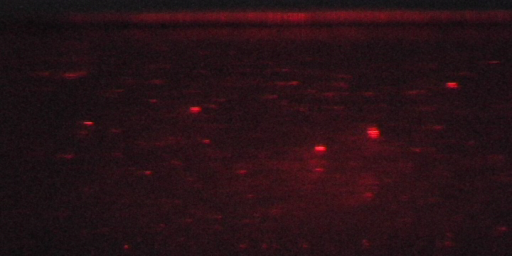
#> input picture advanced image processing labsessions/correlation/vitesse1.bmp, 512 x 256 px
$ jupyter execute --allow-errors TACHENNE_correlation.ipynb
#> lines starting #> are read from the running program, lines starting #| are printed output that depends on the picture; after the words box and inside, x2 and y2 are one past the last pixel; in counts of white or black regions, pixels touching at a corner belong together
# TP IMAGES SICOM 2A - CORRELATION

[cell 1]
import numpy as np
import skimage.io as skio
import skimage.util as skutil
import matplotlib.pyplot as plt
import scipy.signal as sig
import scipy.fftpack as sc
import skimage.filters as skf
import skimage.color as skc
import skimage.morphology as skm
from skimage.transform import resize
from skimage import img_as_ubyte
from scipy.ndimage import shift
import cv2

## Introduction

## Corrélation

### Autocorrélation

#> (a cell that did not finish here is left out)

#> (a cell that did not finish here is left out)

On voit qu'il y a un problème au centre de l'image. Les coordonnées pour lesquelles ont devrait avoir la plus forte valeur d'autocorrélation ont des valeurs quasi nulles (noir). Cela est sûrement dû au fait que nos images ne correspondent pas à des signaux centrés. Pour ces derniers, le calcul de l'autocorrélation est biaisé par la moyenne du signal. Tentons de centrer les valeurs de nos images.

#> (a cell that did not finish here is left out)

Réalisons cela pour le disque.

#> (a cell that did not finish here is left out)

### Vitesse d'écoulement d'un fluide

[cell 6]
fluid_img1 = skio.imread('vitesse1.bmp', as_gray=True)
#> fluid_img1: shape (256, 512) float64; min 0.035, max 0.451, mean 0.0867
fluid_img2 = skio.imread('vitesse2.bmp', as_gray=True)
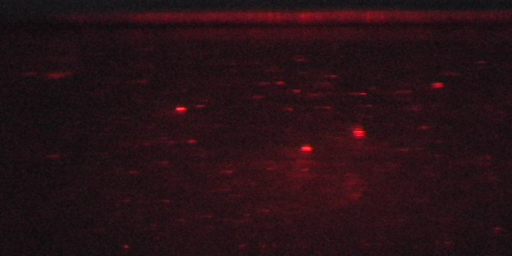
#> input picture advanced image processing labsessions/correlation/vitesse2.bmp, 512 x 256 px
#> fluid_img2: shape (256, 512) float64; min 0.0308, max 0.481, mean 0.0866

plt.subplot(1,2,1), plt.imshow(fluid_img1, cmap='gray'), plt.title('Fluid image 1')
plt.subplot(1,2,2), plt.imshow(fluid_img2, cmap='gray'), plt.title('Fluid image 2')
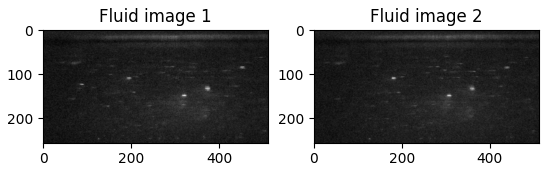
#> figure drawn by matplotlib, 2 panels

Comme nous avons accès à la durée entre la prise des deux photos, trouvons la distance parcourue par le fluide pendant cette durée pour remonter à la vitesse grâce à la formule $ v = d/t $.

Calculons l'autocorrélation de nos deux images. Si on prend le point où la corrélation est maximale, on a accès au nombre de pixels séparant les deux images. En effet le maximum de l'autocorrélation d'une image est situé au centre de l'image. Donc la distance parcouru par le fluide est: $ |x_{center, img} - x_{max, autocorr}| $

[cell 7]
fluid_img1 = fluid_img1 - np.mean(fluid_img1)
fluid_img2 = fluid_img2 - np.mean(fluid_img2)
fluid_autocorr = sig.correlate(fluid_img1, fluid_img2)
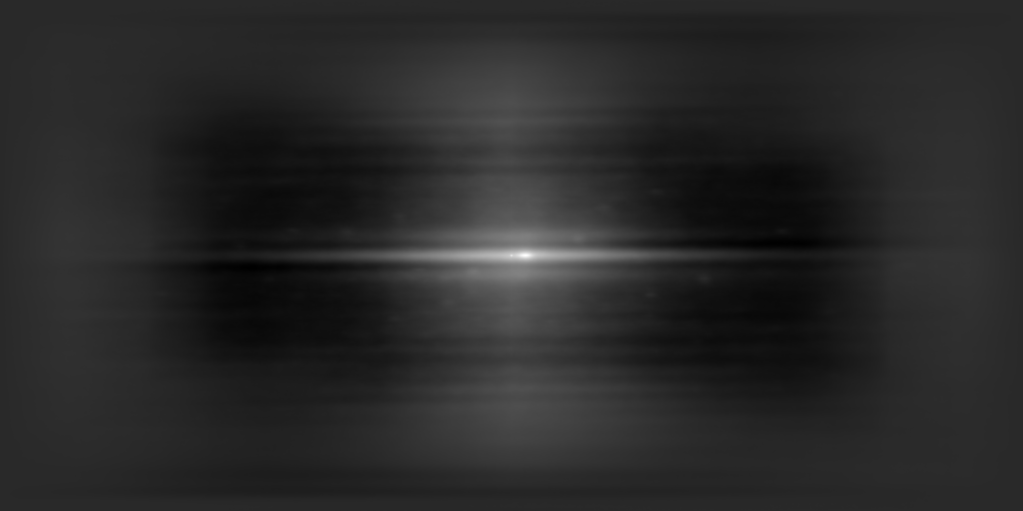
#> fluid_autocorr: shape (511, 1023) float64; min -6.5, max 33.77, mean 0; drawn with min black and max white
skio.imshow(fluid_autocorr, cmap='gray'), plt.title('Fluid autocorrelation')

On calcule la position de notre maximum dans l'image puis la distance entre les deux images. On pense à multiplier par 0.001 la distance car 1 pixel sur l'image représente 1 mm dans la réalité.

[cell 8]
index = np.where(np.max(fluid_autocorr) == fluid_autocorr)
#> index = ([255], [525])
x_max_autocorr = index[1][0]
#> x_max_autocorr = 525
distance = abs(x_max_autocorr - fluid_autocorr.shape[1]/2) * 0.001
#> distance = 0.0135

[cell 9]
duree = 5 # msecondes
vitesse = distance/duree
#> vitesse = 0.0027
print("La vitesse est de", vitesse, "m/s.")
#| La vitesse est de 0.0027 m/s.

## Corrélation de phase

### Partition de musique
Le but ici est de retrouver la clé de sol dans une partition.

[cell 10]
part = skio.imread('partition.png', as_gray=True)
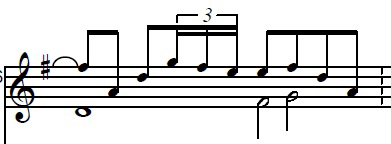
#> input picture advanced image processing labsessions/correlation/partition.png, 391 x 144 px
#> part: shape (144, 391) float64; min 0, max 1, mean 0.864
clesol = skio.imread('clesol.bmp', as_gray=True)
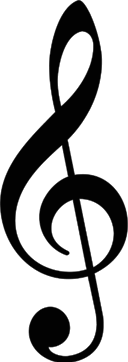
#> input picture advanced image processing labsessions/correlation/clesol.bmp, 128 x 362 px
#> clesol is the input picture: shape (362, 128); min 2, max 255, mean 182.1
plt.subplot(1,2,1), plt.imshow(part, cmap='gray'), plt.title('Partition')
plt.subplot(1,2,2), plt.imshow(clesol, cmap='gray'), plt.title('Clé de sol')
print("La partition est de taille", part.shape)
#| La partition est de taille (144, 391)
print("La clé de sol est de taille", clesol.shape)
#| La clé de sol est de taille (362, 128)

Pour cela, on a recourt à la corrélation de phase qui permet d'estimer le décalage entre deux images. Afin d'utiliser cette technique, nous devons avoir les deux clés de sol à la même taille.
A la main on mesure que la clé de sol dans la partition mesure 71 pixels de haut et 24 de large.

[cell 11]
clesol = resize(clesol, (71, 24))
#> clesol: shape (71, 24) float64
plt.imshow(clesol, cmap='gray'), plt.title('Clé de sol redimensionnée')

On calcule les TF en faisant du zéro padding pour l'image de la clé de sol

[cell 12]
clesol_tf = sc.fft2(clesol, shape=part.shape) # transformée de Fourier de la clé de sol avec zéro-padding
clesol_zp = sc.ifft2(clesol_tf) # image de la clé de sol avec zéro-padding
clesol_zp = np.abs(clesol_zp) # valeur absolue de l'image de la clé de sol
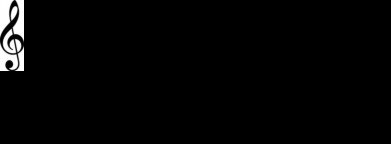
#> clesol_zp: shape (144, 391) float64; min 1.6e-19, max 1, mean 0.0216

plt.imshow(clesol_zp, cmap='gray'), plt.title('Clé de sol avec zéro-padding')

Calculons désormais la corrélation de phase des deux images. Les coordonnées de différence entre les deux images sont ceux pour lesquels la différence de phase est maximale.

[cell 13]
TFI=sc.fftshift(clesol_tf) # mettre 0 au centre de l'image

part_tf = sc.fft2(part) # transformée de Fourier de la partition
TFP=sc.fftshift(part_tf) # mettre 0 au centre de l'image

clesol_tf_conj = np.conjugate(clesol_tf) # conjugue de la transformée de Fourier de la clé de sol

diff_phase = sc.ifft2((part_tf*clesol_tf_conj) / np.abs(part_tf*clesol_tf_conj)) # différence de phase

y, x = np.unravel_index(np.argmax(diff_phase), diff_phase.shape) # coordonnées du maximum de la différence de phase
#> y = 52; x = 10
print("La clé de sol est décalée de", x, "en x et de", y, "en y.")
#| La clé de sol est décalée de 10 en x et de 52 en y.

Traçons maintenant où notre calcul estime la position de la clé de sol dans la partition. Pour cela nous traçons un rectangle dont l'origine a pour coordonnées ceux donnés par la différence de phase. On trace un rectangle de la taille de la clé de sol.

[cell 14]
part_color = cv2.imread('partition.png')
#> part_color is the input picture: shape (144, 391, 3); mean B, G, R 220.2, 220.2, 220.2
cv2.rectangle(part_color, (x, y), (x+24, y+71), color=(255, 0, 0), thickness=2) # rectangle de la clé de sol
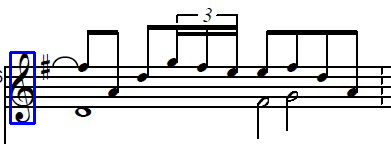
#> part_color: shape (144, 391, 3); 1.01% of pixels changed, all inside (x1, y1, x2, y2) = (9, 51, 36, 125)
skio.imshow(part_color), plt.title('Partition avec estimation de la position de la clé de sol')

Nous pouvons observer que le rectangle tracé correspond bien à la position de la clé de sol dans la partition.

## Tokens
On cherche ici à estimer les coordonnées des centres des tokens sur une image à l'aide de la corrélation.

[cell 15]
tokens = skio.imread("tokens.tif")
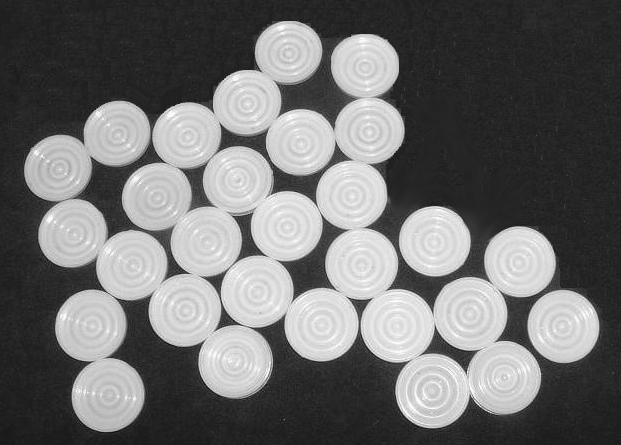
#> input picture advanced image processing labsessions/correlation/tokens.tif, 621 x 445 px
#> tokens is the input picture: shape (445, 621); min 13, max 254, mean 110.2
skio.imshow(tokens), plt.title('Tokens')

Comme pour l'exercice précédent de la clé de sol, il nous fait une image de référence. Nous découpons alors un des tokens de l'image pour créer une image contenant un seul token.

#> (a cell that did not finish here is left out)

Calculons la différence de phase entre les deux images.

#> (a cell that did not finish here is left out)

En seuillant notre différence de phase afin de garder uniquement les valeurs pour lesquelles la corrélation est la plus forte, nous pouvons afficher la position estimée des pièces dans l'image.

[cell 18]
threshold = 0.012
#> threshold = 0.012
repered_tokens = diff_phase > threshold
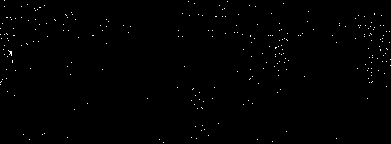
#> repered_tokens: shape (144, 391) bool; 0.52% white in thin lines or dots

repered_tokens = skm.dilation(repered_tokens, skm.disk(1))
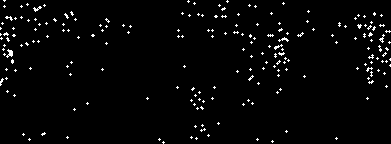
#> repered_tokens: shape (144, 391) bool; 2.4% white in thin lines or dots
plt.imshow(repered_tokens, cmap='gray'), plt.title('Tokens repérés')
